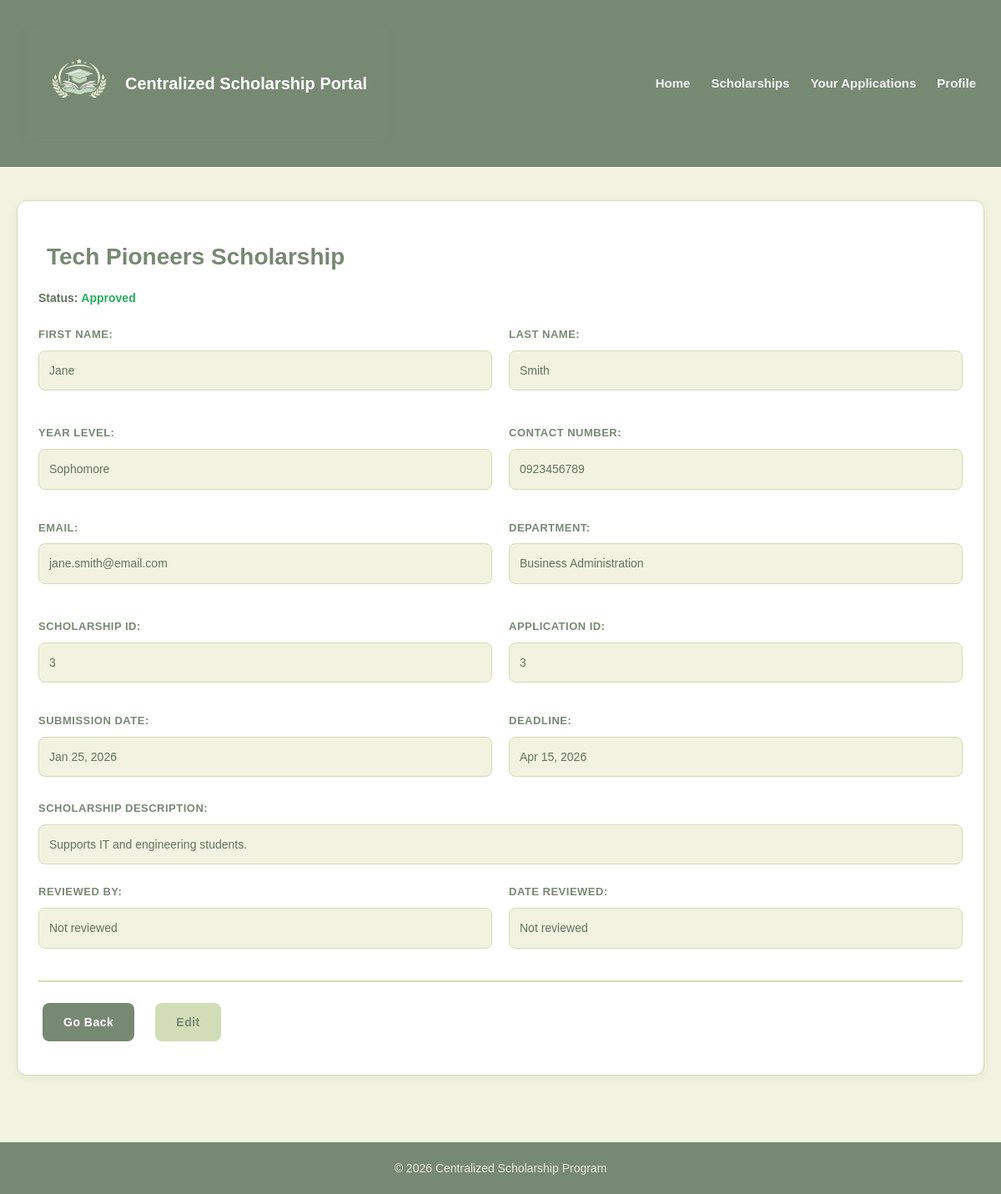
Screenshot of /Frontends/Client-side/your-applications-read.php?id=3 with the database file from the repository.
### tables this page shows
CREATE TABLE `APPLICATIONS` (
  `application_id` int(11) NOT NULL,
  `student_id` int(11) NOT NULL,
  `scholarship_id` int(11) NOT NULL,
  `status` enum('Draft','Submitted','Under Review','Approved','Rejected','Waitlisted') NOT NULL,
  `submission_date` datetime NOT NULL,
  `reviewed_by` int(11) DEFAULT NULL,
  `review_date` datetime DEFAULT NULL
);

CREATE TABLE `SCHOLARSHIPS` (
  `scholarship_id` int(11) NOT NULL,
  `title` varchar(45) NOT NULL,
  `description` varchar(45) NOT NULL,
  `deadline` datetime NOT NULL,
  `eligibility` text NOT NULL,
  `requirements` text NOT NULL,
  `release_status` enum('Draft','Published') NOT NULL,
  `status` enum('Completed','Ongoing','Upcoming') NOT NULL,
  `created_by` int(11) NOT NULL,
  `created_at` datetime NOT NULL
);

CREATE TABLE `STUDENTS` (
  `student_id` int(11) NOT NULL,
  `account_id` int(11) NOT NULL,
  `first_name` varchar(45) NOT NULL,
  `last_name` varchar(45) NOT NULL,
  `department` varchar(45) NOT NULL,
  `year_level` enum('Freshman','Sophomore','Junior','Senior') NOT NULL,
  `contact_num` int(11) NOT NULL
);

CREATE TABLE `ACCOUNTS` (
  `account_id` int(11) NOT NULL,
  `email` varchar(45) NOT NULL,
  `password` varchar(45) NOT NULL,
  `role` enum('Student','Admin','IT') NOT NULL,
  `is_active` tinyint(1) NOT NULL,
  `account_created` datetime NOT NULL,
  `password_upd` datetime NOT NULL,
  `last_login` datetime NOT NULL
);

### Frontends/Client-side/your-applications-read.php (the view, shortened to what this page needs)
<?php
include("../../db_connect.php");
$application_id = isset($_GET['id']) ? (int)$_GET['id'] : 0;
$query = "SELECT a.*, s.title as scholarship_name, s.deadline, s.description,
          st.first_name, st.last_name, st.department, st.year_level, st.contact_num,
          acc.email
          FROM APPLICATIONS a
          JOIN SCHOLARSHIPS s ON a.scholarship_id = s.scholarship_id
          JOIN STUDENTS st ON a.student_id = st.student_id
          JOIN ACCOUNTS acc ON st.account_id = acc.account_id
          WHERE a.application_id = $application_id";
$result = mysqli_query($conn, $query);
$application = mysqli_fetch_assoc($result);
?>
<!DOCTYPE html>
<html>
    <head>
        <link rel="stylesheet" href="style.css">
    </head>
    <body>
        <header>
            <section class="brand">
                <img src="../icons/CSP_logo.png" id="logo" alt="logo icon" onerror="this.style.display='none'">
                <h1>Centralized Scholarship Portal</h1>
            </section>
            <nav>
                <a href="home.php">Home</a>
                <a href="scholarList.php">Scholarships</a>
                <a href="your-applications.php">Your Applications</a>
                <a href="user-profile.php">Profile</a>
            </nav>
        </header>
        <div class="container">
            <section>
                <h2><?php echo htmlspecialchars($application['scholarship_name']); ?></h2>
                <p><strong>Status:</strong>
                    <span class="status-<?php echo strtolower(str_replace(' ', '', $application['status'] ?? 'pending')); ?>">
                        <?php echo htmlspecialchars($application['status'] ?? 'Pending'); ?>
                    </span>
                </p>
                <div class="profile-grid">
                    <div class="profile-item">
                        <p><strong>First Name:</strong></p>
                        <p><?php echo htmlspecialchars($application['first_name']); ?></p>
                    </div>
                    <div class="profile-item">
                        <p><strong>Last Name:</strong></p>
                        <p><?php echo htmlspecialchars($application['last_name']); ?></p>
                    </div>
                    <div class="profile-item">
                        <p><strong>Year Level:</strong></p>
                        <p><?php echo htmlspecialchars($application['year_level'] ?? 'Not set'); ?></p>
                    </div>
                    <div class="profile-item">
                        <p><strong>Contact Number:</strong></p>
                        <p>0<?php echo htmlspecialchars($application['contact_num'] ?? 'Not set'); ?></p>
                    </div>
                </div>
                <div class="profile-grid">
                    <div class="profile-item">
                        <p><strong>Email:</strong></p>
                        <p><?php echo htmlspecialchars($application['email']); ?></p>
                    </div>
                    <div class="profile-item">
                        <p><strong>Department:</strong></p>
                        <p><?php echo htmlspecialchars($application['department']); ?></p>
                    </div>
                    <div class="profile-item">
                        <p><strong>Scholarship ID:</strong></p>
                        <p><?php echo htmlspecialchars($application['scholarship_id']); ?></p>
                    </div>
                    <div class="profile-item">
                        <p><strong>Application ID:</strong></p>
                        <p><?php echo htmlspecialchars($application['application_id']); ?></p>
                    </div>
                </div>
                <div class="profile-grid">
                    <div class="profile-item">
                        <p><strong>Submission Date:</strong></p>
                        <p><?php echo $application['submission_date'] ? date('M d, Y', strtotime($application['submission_date'])) : 'Not submitted'; ?></p>
                    </div>
                    <div class="profile-item">
                        <p><strong>Deadline:</strong></p>
                        <p><?php echo date('M d, Y', strtotime($application['deadline'])); ?></p>
                    </div>
                </div>
                <div class="profile-item" style="grid-column: span 2;">
                    <p><strong>Scholarship Description:</strong></p>
                    <p><?php echo nl2br(htmlspecialchars($application['description'] ?? 'No description available.')); ?></p>
                </div>
                <div class="profile-grid">
                    <div class="profile-item">
                        <p><strong>Reviewed by:</strong></p>
                        <p><?php echo $application['reviewed_by'] ? 'Admin ID: ' . $application['reviewed_by'] : 'Not reviewed'; ?></p>
                    </div>
                    <div class="profile-item">
                        <p><strong>Date reviewed:</strong></p>
                        <p><?php echo $application['review_date'] ? date('M d, Y', strtotime($application['review_date'])) : 'Not reviewed'; ?></p>
                    </div>
                </div>
                <div class="action-links">
                    <a href="your-applications.php" class="btn">Go Back</a>
                    <a href="application-form.php?id=<?php echo $application['scholarship_id']; ?>" class="btn btn-secondary">Edit</a>
                </div>
            </section>
        </div>
        <footer>
            <p>&copy; 2026 Centralized Scholarship Program</p>
        </footer>
    </body>
</html>

### Frontends/Client-side/style.css (style rules this page uses)
* { margin: 0; padding: 0; box-sizing: border-box; }
body { font-family: 'Verdana', sans-serif; font-size: 11px; color: #778873; background-color: #F1F3E0; line-height: 1.6; margin: 0; padding: 0; }
.container { max-width: 1200px; margin: 0 auto; background-color: transparent; padding: 20px; }
header { color: white; background-color: #778873; display: flex; justify-content: space-between; align-items: center; padding: 15px 30px; gap: 20px; width: 100%; border: none; outline: none; border-radius: 0; }
.brand { display: flex; align-items: center; gap: 15px; flex-shrink: 0; background-color: transparent; border: none; outline: none; border-radius: 0; }
#logo { width: 80px; height: auto; display: block; border: none; outline: none; }
h1 { font-size: 20px; margin: 0; color: white; white-space: nowrap; font-weight: bold; background-color: transparent; border: none; outline: none; }
nav { display: flex; align-items: center; gap: 25px; flex-wrap: nowrap; background-color: transparent; border: none; outline: none; }
nav a { font-size: 15px; text-decoration: none; color: white; font-weight: bold; white-space: nowrap; padding: 5px 0; opacity: 0.9; transition: opacity 0.3s; background-color: transparent; border: none; outline: none; }
h2 { font-size: 28px; color: #778873; margin: 20px 0 15px; padding: 0 10px; }
p { font-size: 14px; margin: 8px 0; color: #62725e; }
section { background-color: white; padding: 25px; border-radius: 12px; margin: 20px 0; box-shadow: 0 2px 8px rgba(119, 136, 115, 0.1); border: 1px solid #D2DCB6; }
.profile-grid { display: grid; grid-template-columns: repeat(2, 1fr); gap: 20px; margin: 15px 0; }
.profile-item { margin-bottom: 5px; }
.profile-item p:first-child { font-weight: bold; color: #778873; margin-bottom: 5px; font-size: 13px; text-transform: uppercase; letter-spacing: 0.5px; }
.profile-item p:last-child { background-color: #F1F3E0; padding: 12px; border-radius: 8px; border: 1px solid #D2DCB6; color: #62725e; font-size: 14px; font-weight: 500; }
.btn { font-size: 14px; font-weight: bold; display: inline-block; margin: 5px; padding: 12px 25px; background-color: #778873; color: white; text-decoration: none; border: none; border-radius: 8px; cursor: pointer; transition: background-color 0.3s; font-family: 'Verdana', sans-serif; white-space: nowrap; letter-spacing: 0.5px; }
.btn-secondary { background-color: #D2DCB6; color: #778873; }
.status-approved { color: #27ae60; font-weight: bold; }
.action-links { margin: 25px 0 10px; padding-top: 20px; border-top: 2px solid #D2DCB6; display: flex; gap: 15px; flex-wrap: wrap; }
footer { background-color: #778873; color: #F1F3E0; text-align: center; padding: 20px; margin-top: 40px; font-size: 13px; width: 100%; border: none; border-radius: 0; }
footer p { color: #F1F3E0; margin: 0; opacity: 0.9; }

### rows the page displays
applications: scholarship.title "Tech Pioneers Scholarship", status "Approved", student.first_name "Jane", student.last_name "Smith", student.year_level "Sophomore", student.contact_num "923456789", accounts.email "jane.smith@email.com", student.department "Business Administration", scholarship "3", application_id "3", submission_date "Jan 25, 2026", scholarship.deadline "Apr 15, 2026", scholarship.description "Supports IT and engineering students."
